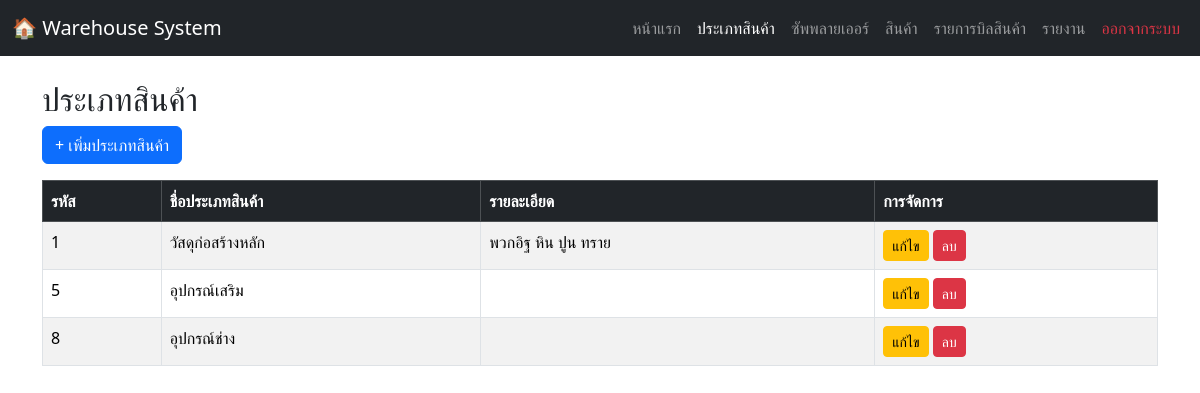
/categories.php (signed in), run on an earlier commit of the app's database.
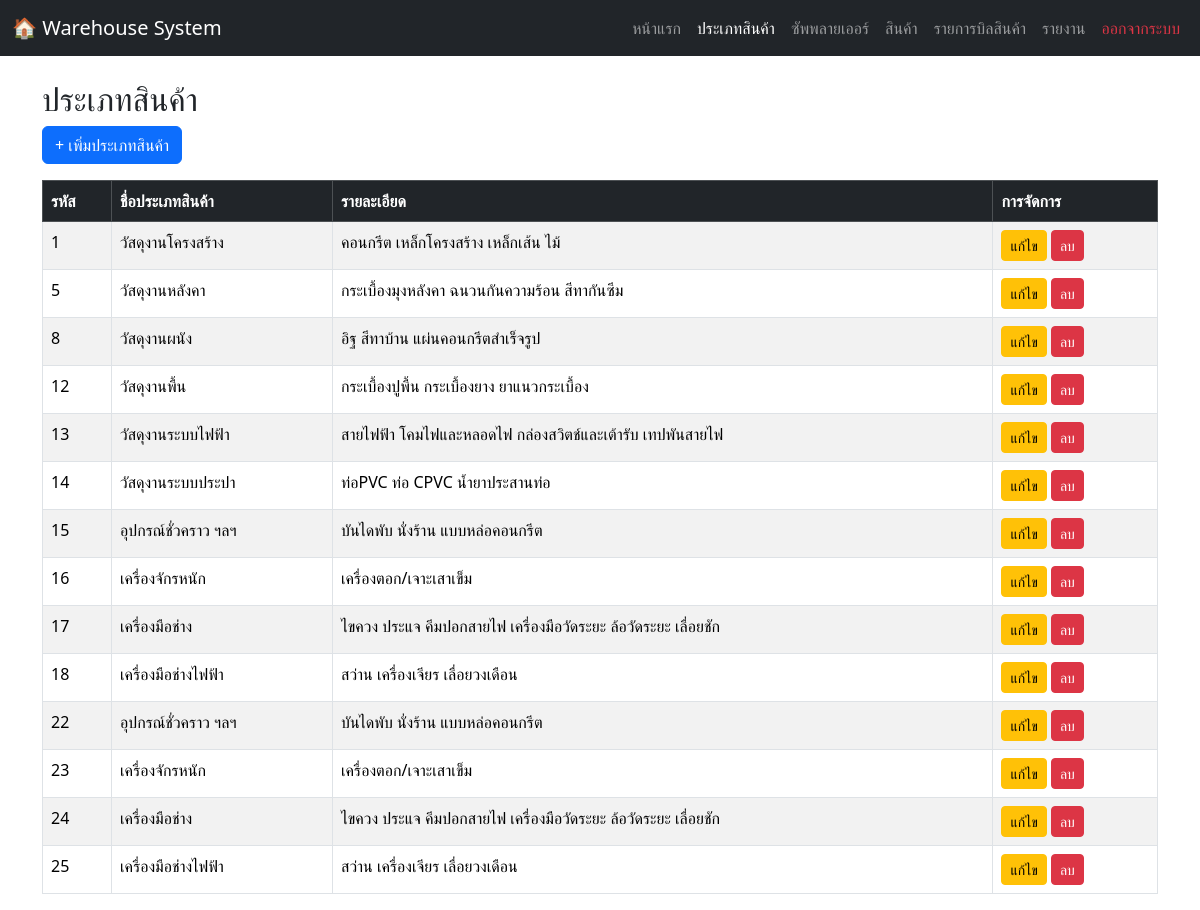
And on a later commit of the database.
### tables this page shows
CREATE TABLE `categories` (
  `category_id` int(11) NOT NULL,
  `category_name` varchar(100) NOT NULL,
  `description` text DEFAULT NULL
);

### categories.php (the view, shortened to what this page needs)
<?php
include 'connection.php';
$sql = "SELECT category_id, category_name, description
        FROM categories ORDER BY category_id ASC";
$result = $conn->query($sql);
?>
<!DOCTYPE html>
<html lang="th">
<head>
    <link rel="stylesheet" href="https://cdn.jsdelivr.net/npm/bootstrap@5.3.2/dist/css/bootstrap.min.css">
    <link rel="stylesheet" href="https://cdn.jsdelivr.net/npm/bootstrap-icons@1.11.3/font/bootstrap-icons.min.css">
</head>
<body>
  <nav class="navbar navbar-expand-lg navbar-dark bg-dark no-print">
    <div class="container-fluid">
      <a class="navbar-brand" href="#">🏠 Warehouse System</a>
      <div class="collapse navbar-collapse" id="navbarNav">
        <ul class="navbar-nav ms-auto">
          <li class="nav-item"><a class="nav-link" href="homepage.php">หน้าแรก</a></li>
          <li class="nav-item"><a class="nav-link active" href="categories.php">ประเภทสินค้า</a></li>
          <li class="nav-item"><a class="nav-link" href="suppliers.php">ซัพพลายเออร์</a></li>
          <li class="nav-item"><a class="nav-link" href="products.php">สินค้า</a></li>
          <li class="nav-item"><a class="nav-link" href="warehouse_page.php">รายการบิลสินค้า</a></li>
          <li class="nav-item"><a class="nav-link" href="report.php">รายงาน</a></li>
          <li class="nav-item"><a class="nav-link text-danger" href="logout.php">ออกจากระบบ</a></li>
        </ul>
      </div>
    </div>
  </nav>
<div class="container mt-4">
  <h2>ประเภทสินค้า</h2>
  <a href="add_category.php" class="btn btn-primary mb-3">+ เพิ่มประเภทสินค้า</a>
  <table class="table table-bordered table-striped">
    <thead class="table-dark">
      <tr>
        <th>รหัส</th>
        <th>ชื่อประเภทสินค้า</th>
        <th>รายละเอียด</th>
        <th>การจัดการ</th>
      </tr>
    </thead>
    <tbody>
      <?php
      if ($result->num_rows > 0) {
          while ($row = $result->fetch_assoc()) {
              echo "<tr>
                      <td>{$row['category_id']}</td>
                      <td>{$row['category_name']}</td>
                      <td>{$row['description']}</td>
                      <td>
                        <a href='category_edit.php?id={$row['category_id']}' class='btn btn-warning btn-sm'>แก้ไข</a>
                        <a href='category_delete.php?id={$row['category_id']}'
                           onclick=\"return confirm('คุณแน่ใจหรือไม่ว่าต้องการลบประเภทสินค้านี้?');\"
                           class='btn btn-danger btn-sm'>ลบ</a>
                      </td>
                    </tr>";
          }
      } else {
          echo "<tr><td colspan='4' class='text-center text-muted'>ไม่มีข้อมูลประเภทสินค้า</td></tr>";
      }
      ?>
    </tbody>
  </table>
</div>
</body>
</html>

What changed in the data, as far as the page shows it:
changed categories id 1: category_name "วัสดุก่อสร้างหลัก" → "วัสดุงานโครงสร้าง"; description "พวกอิฐ หิน ปูน ทราย" → "คอนกรีต เหล็กโครงสร้าง เหล็กเส้น ไม้"
changed categories id 5: category_name "อุปกรณ์เสริม" → "วัสดุงานหลังคา"; description (not shown) → "กระเบื้องมุงหลังคา ฉนวนกันความร้อน สีทากันซึม"
changed categories id 8: category_name "อุปกรณ์ช่าง" → "วัสดุงานผนัง"; description (not shown) → "อิฐ สีทาบ้าน แผ่นคอนกรีตสำเร็จรูป"
added categories: category_id "12", category_name "วัสดุงานพื้น", description "กระเบื้องปูพื้น กระเบื้องยาง ยาแนวกระเบื้อง"
added categories: category_id "13", category_name "วัสดุงานระบบไฟฟ้า", description "สายไฟฟ้า โคมไฟและหลอดไฟ กล่องสวิตช์และเต้ารับ เทปพันสายไฟ"
added categories: category_id "14", category_name "วัสดุงานระบบประปา", description "ท่อPVC ท่อ CPVC น้ำยาประสานท่อ"
added categories: category_id "15", category_name "อุปกรณ์ชั่วคราว ฯลฯ", description "บันไดพับ นั่งร้าน แบบหล่อคอนกรีต"
added categories: category_id "16", category_name "เครื่องจักรหนัก", description "เครื่องตอก/เจาะเสาเข็ม"
added categories: category_id "17", category_name "เครื่องมือช่าง", description "ไขควง ประแจ คีมปอกสายไฟ เครื่องมือวัดระยะ ล้อวัดระยะ เลื่อยชัก"
added categories: category_id "18", category_name "เครื่องมือช่างไฟฟ้า", description "สว่าน เครื่องเจียร เลื่อยวงเดือน"
added categories: category_id "22", category_name "อุปกรณ์ชั่วคราว ฯลฯ", description "บันไดพับ นั่งร้าน แบบหล่อคอนกรีต"
added categories: category_id "23", category_name "เครื่องจักรหนัก", description "เครื่องตอก/เจาะเสาเข็ม"
added categories: category_id "24", category_name "เครื่องมือช่าง", description "ไขควง ประแจ คีมปอกสายไฟ เครื่องมือวัดระยะ ล้อวัดระยะ เลื่อยชัก"
added categories: category_id "25", category_name "เครื่องมือช่างไฟฟ้า", description "สว่าน เครื่องเจียร เลื่อยวงเดือน"
